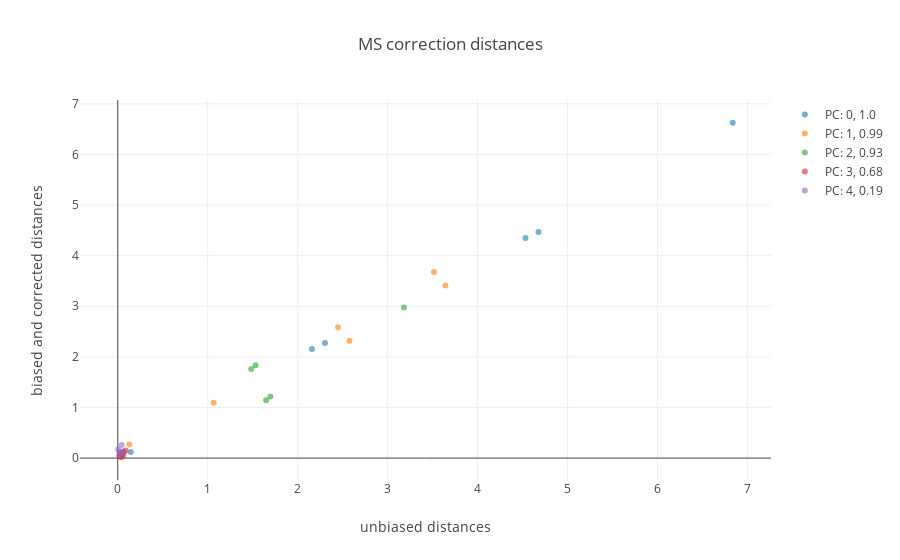

Notebook code for this chart:
### Code cell
fig_data= [go.Scatter(
    x= dist_PC_even[PC],
    y= dist_PC_corrected[PC],
    mode= 'markers',
    marker= dict(
        color= PC,
        opacity= .6
    ),
    name= 'PC: {}, {}'.format(PC,round(pearsonr(dist_PC_even[PC],dist_PC_corrected[PC])[0],2))
    ) for PC in dist_PC_even.keys()
]

layout = go.Layout(
    title= 'MS correction distances',
    yaxis=dict(
        title='biased and corrected distances'),
    xaxis=dict(
        title='unbiased distances')
)

fig= go.Figure(data=fig_data, layout=layout)
iplot(fig)

### Figure 1 — Plotly figure (JSON) as saved in the notebook; plotly's stock layout.template omitted (floating-point values rounded to 4 significant figures)
{"data": [{"marker": {"color": 0, "opacity": 0.6}, "mode": "markers", "name": "PC: 0, 1.0", "type": "scatter", "x": [2.159, 2.303, 6.836, 0.1444, 4.677, 4.532], "y": [2.158, 2.277, 6.627, 0.1192, 4.469, 4.35]}, {"marker": {"color": 1, "opacity": 0.6}, "mode": "markers", "name": "PC: 1, 0.99", "type": "scatter", "x": [3.642, 3.515, 1.067, 0.1272, 2.575, 2.448], "y": [3.411, 3.678, 1.094, 0.2667, 2.317, 2.584]}, {"marker": {"color": 2, "opacity": 0.6}, "mode": "markers", "name": "PC: 2, 0.93", "type": "scatter", "x": [1.531, 1.65, 0.04725, 3.181, 1.484, 1.697], "y": [1.835, 1.143, 0.07371, 2.978, 1.761, 1.217]}, {"marker": {"color": 3, "opacity": 0.6}, "mode": "markers", "name": "PC: 3, 0.68", "type": "scatter", "x": [0.08682, 0.06434, 0.0265, 0.02248, 0.06032, 0.03784], "y": [0.1521, 0.1166, 0.09979, 0.03544, 0.05228, 0.01684]}, {"marker": {"color": 4, "opacity": 0.6}, "mode": "markers", "name": "PC: 4, 0.19", "type": "scatter", "x": [0.06311, 0.01944, 0.01333, 0.04367, 0.04978, 0.006111], "y": [0.1335, 0.1272, 0.04194, 0.2607, 0.09159, 0.1691]}], "layout": {"title": "MS correction distances", "xaxis": {"title": "unbiased distances"}, "yaxis": {"title": "biased and corrected distances"}}}
